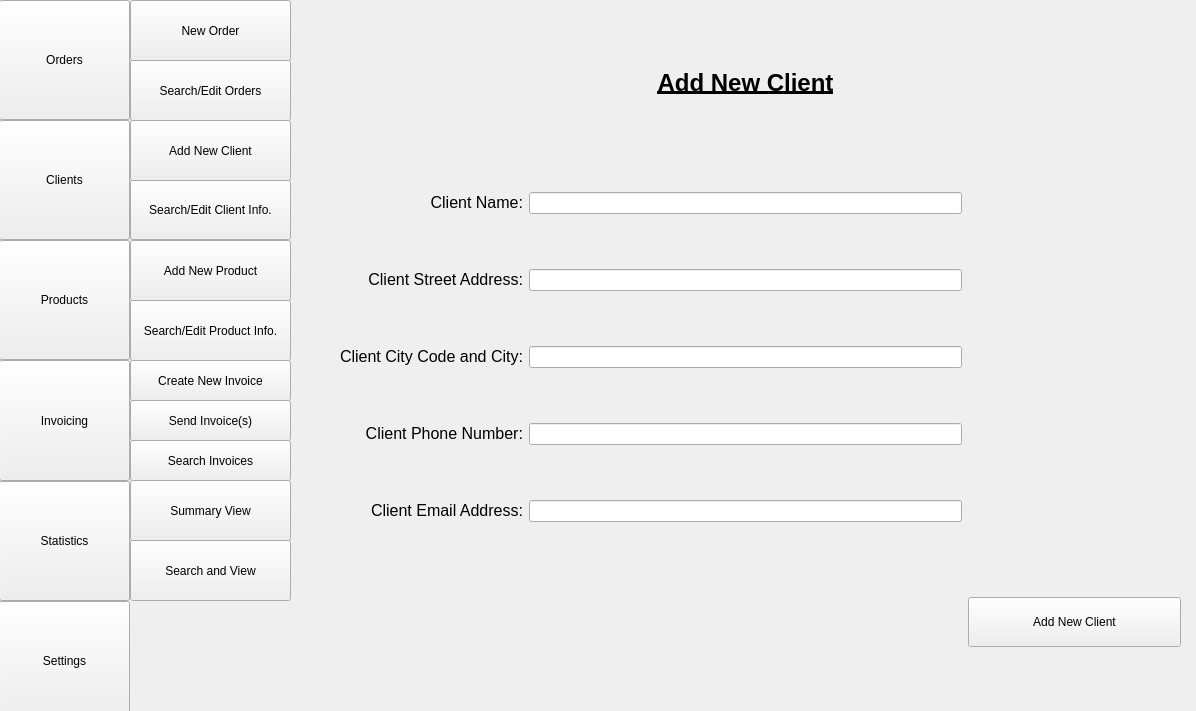
<?xml version="1.0" encoding="UTF-8"?>
<ui version="4.0">
 <class>MainWindow_mainView</class>
 <widget class="QMainWindow" name="MainWindow_mainView">
  <property name="geometry">
   <rect>
    <x>0</x>
    <y>0</y>
    <width>1196</width>
    <height>711</height>
   </rect>
  </property>
  <property name="sizePolicy">
   <sizepolicy hsizetype="Preferred" vsizetype="Expanding">
    <horstretch>0</horstretch>
    <verstretch>0</verstretch>
   </sizepolicy>
  </property>
  <property name="windowTitle">
   <string>MainWindow</string>
  </property>
  <widget class="QWidget" name="centralwidget">
   <widget class="QWidget" name="verticalLayoutWidget">
    <property name="geometry">
     <rect>
      <x>-1</x>
      <y>0</y>
      <width>131</width>
      <height>721</height>
     </rect>
    </property>
    <layout class="QVBoxLayout" name="ui_vLayout_viewMain">
     <property name="spacing">
      <number>0</number>
     </property>
     <property name="sizeConstraint">
      <enum>QLayout::SetMaximumSize</enum>
     </property>
     <item>
      <widget class="QPushButton" name="ux_pButton_orders">
       <property name="sizePolicy">
        <sizepolicy hsizetype="Minimum" vsizetype="Expanding">
         <horstretch>0</horstretch>
         <verstretch>0</verstretch>
        </sizepolicy>
       </property>
       <property name="baseSize">
        <size>
         <width>0</width>
         <height>0</height>
        </size>
       </property>
       <property name="text">
        <string>Orders</string>
       </property>
      </widget>
     </item>
     <item>
      <widget class="QPushButton" name="ux_pButton_clients">
       <property name="sizePolicy">
        <sizepolicy hsizetype="Minimum" vsizetype="Expanding">
         <horstretch>0</horstretch>
         <verstretch>0</verstretch>
        </sizepolicy>
       </property>
       <property name="text">
        <string>Clients</string>
       </property>
      </widget>
     </item>
     <item>
      <widget class="QPushButton" name="ux_pButton_products">
       <property name="sizePolicy">
        <sizepolicy hsizetype="Minimum" vsizetype="Expanding">
         <horstretch>0</horstretch>
         <verstretch>0</verstretch>
        </sizepolicy>
       </property>
       <property name="text">
        <string>Products</string>
       </property>
      </widget>
     </item>
     <item>
      <widget class="QPushButton" name="ux_pButton_invoicing">
       <property name="sizePolicy">
        <sizepolicy hsizetype="Minimum" vsizetype="Expanding">
         <horstretch>0</horstretch>
         <verstretch>0</verstretch>
        </sizepolicy>
       </property>
       <property name="text">
        <string>Invoicing</string>
       </property>
      </widget>
     </item>
     <item>
      <widget class="QPushButton" name="ux_pButton_statistics">
       <property name="sizePolicy">
        <sizepolicy hsizetype="Minimum" vsizetype="Expanding">
         <horstretch>0</horstretch>
         <verstretch>0</verstretch>
        </sizepolicy>
       </property>
       <property name="text">
        <string>Statistics</string>
       </property>
      </widget>
     </item>
     <item>
      <widget class="QPushButton" name="ux_pButton_settings">
       <property name="sizePolicy">
        <sizepolicy hsizetype="Minimum" vsizetype="Expanding">
         <horstretch>0</horstretch>
         <verstretch>0</verstretch>
        </sizepolicy>
       </property>
       <property name="text">
        <string>Settings</string>
       </property>
      </widget>
     </item>
    </layout>
   </widget>
   <widget class="QPushButton" name="ux_pButton_searchEditOrders">
    <property name="geometry">
     <rect>
      <x>130</x>
      <y>60</y>
      <width>161</width>
      <height>61</height>
     </rect>
    </property>
    <property name="sizePolicy">
     <sizepolicy hsizetype="Minimum" vsizetype="Expanding">
      <horstretch>0</horstretch>
      <verstretch>0</verstretch>
     </sizepolicy>
    </property>
    <property name="text">
     <string>Search/Edit Orders</string>
    </property>
   </widget>
   <widget class="QPushButton" name="ux_pButton_newOrder">
    <property name="geometry">
     <rect>
      <x>130</x>
      <y>0</y>
      <width>161</width>
      <height>61</height>
     </rect>
    </property>
    <property name="sizePolicy">
     <sizepolicy hsizetype="Minimum" vsizetype="Expanding">
      <horstretch>0</horstretch>
      <verstretch>0</verstretch>
     </sizepolicy>
    </property>
    <property name="text">
     <string>New Order</string>
    </property>
   </widget>
   <widget class="QWidget" name="gridLayoutWidget">
    <property name="geometry">
     <rect>
      <x>310</x>
      <y>20</y>
      <width>871</width>
      <height>681</height>
     </rect>
    </property>
    <layout class="QGridLayout" name="ui_layout_dynamicMainView">
     <item row="0" column="0">
      <layout class="QGridLayout" name="ui_layout_newOrder" rowstretch="0,0,0,0,0,0,0,0,0,0,0,0,0,0">
       <property name="sizeConstraint">
        <enum>QLayout::SetFixedSize</enum>
       </property>
       <property name="spacing">
        <number>6</number>
       </property>
       <item row="2" column="1" colspan="2">
        <widget class="QLineEdit" name="ux_lineEdit_newClientName">
         <property name="sizePolicy">
          <sizepolicy hsizetype="Preferred" vsizetype="Fixed">
           <horstretch>0</horstretch>
           <verstretch>0</verstretch>
          </sizepolicy>
         </property>
         <property name="minimumSize">
          <size>
           <width>200</width>
           <height>0</height>
          </size>
         </property>
        </widget>
       </item>
       <item row="6" column="0">
        <widget class="QLabel" name="ux_label_newClientAddress_line2">
         <property name="sizePolicy">
          <sizepolicy hsizetype="Preferred" vsizetype="Fixed">
           <horstretch>0</horstretch>
           <verstretch>0</verstretch>
          </sizepolicy>
         </property>
         <property name="font">
          <font>
           <pointsize>12</pointsize>
          </font>
         </property>
         <property name="text">
          <string>Client City Code and City:</string>
         </property>
         <property name="alignment">
          <set>Qt::AlignRight|Qt::AlignTrailing|Qt::AlignVCenter</set>
         </property>
        </widget>
       </item>
       <item row="5" column="1" colspan="2">
        <widget class="QLineEdit" name="ux_lineEdit_addressLine1">
         <property name="sizePolicy">
          <sizepolicy hsizetype="Preferred" vsizetype="Fixed">
           <horstretch>0</horstretch>
           <verstretch>0</verstretch>
          </sizepolicy>
         </property>
         <property name="minimumSize">
          <size>
           <width>200</width>
           <height>0</height>
          </size>
         </property>
        </widget>
       </item>
       <item row="13" column="3">
        <widget class="QPushButton" name="ux_pButton_addClient">
         <property name="minimumSize">
          <size>
           <width>0</width>
           <height>50</height>
          </size>
         </property>
         <property name="text">
          <string>Add New Client</string>
         </property>
        </widget>
       </item>
       <item row="6" column="1" colspan="2">
        <widget class="QLineEdit" name="ux_lineEdit_addressLine2">
         <property name="sizePolicy">
          <sizepolicy hsizetype="Preferred" vsizetype="Fixed">
           <horstretch>0</horstretch>
           <verstretch>0</verstretch>
          </sizepolicy>
         </property>
         <property name="minimumSize">
          <size>
           <width>200</width>
           <height>0</height>
          </size>
         </property>
        </widget>
       </item>
       <item row="7" column="0">
        <widget class="QLabel" name="ux_label_newClientPhone">
         <property name="sizePolicy">
          <sizepolicy hsizetype="Preferred" vsizetype="Fixed">
           <horstretch>0</horstretch>
           <verstretch>0</verstretch>
          </sizepolicy>
         </property>
         <property name="font">
          <font>
           <pointsize>12</pointsize>
          </font>
         </property>
         <property name="text">
          <string>Client Phone Number:</string>
         </property>
         <property name="alignment">
          <set>Qt::AlignRight|Qt::AlignTrailing|Qt::AlignVCenter</set>
         </property>
        </widget>
       </item>
       <item row="1" column="1" colspan="2">
        <spacer name="ui_verticalSpacer">
         <property name="orientation">
          <enum>Qt::Vertical</enum>
         </property>
         <property name="sizeType">
          <enum>QSizePolicy::Fixed</enum>
         </property>
         <property name="sizeHint" stdset="0">
          <size>
           <width>20</width>
           <height>40</height>
          </size>
         </property>
        </spacer>
       </item>
       <item row="2" column="0">
        <widget class="QLabel" name="ux_label_newClientName">
         <property name="sizePolicy">
          <sizepolicy hsizetype="Preferred" vsizetype="Fixed">
           <horstretch>0</horstretch>
           <verstretch>0</verstretch>
          </sizepolicy>
         </property>
         <property name="font">
          <font>
           <pointsize>12</pointsize>
          </font>
         </property>
         <property name="text">
          <string>Client Name:</string>
         </property>
         <property name="alignment">
          <set>Qt::AlignRight|Qt::AlignTrailing|Qt::AlignVCenter</set>
         </property>
        </widget>
       </item>
       <item row="5" column="0">
        <widget class="QLabel" name="ux_label_newClientAddress_line1">
         <property name="sizePolicy">
          <sizepolicy hsizetype="Preferred" vsizetype="Fixed">
           <horstretch>0</horstretch>
           <verstretch>0</verstretch>
          </sizepolicy>
         </property>
         <property name="font">
          <font>
           <pointsize>12</pointsize>
          </font>
         </property>
         <property name="text">
          <string>Client Street Address:</string>
         </property>
         <property name="alignment">
          <set>Qt::AlignRight|Qt::AlignTrailing|Qt::AlignVCenter</set>
         </property>
        </widget>
       </item>
       <item row="7" column="1" colspan="2">
        <widget class="QLineEdit" name="ux_lineEdit_newClientPhone">
         <property name="sizePolicy">
          <sizepolicy hsizetype="Preferred" vsizetype="Fixed">
           <horstretch>0</horstretch>
           <verstretch>0</verstretch>
          </sizepolicy>
         </property>
         <property name="minimumSize">
          <size>
           <width>200</width>
           <height>0</height>
          </size>
         </property>
        </widget>
       </item>
       <item row="0" column="0" colspan="4">
        <widget class="QLabel" name="ui_label_addNewClientHeader">
         <property name="sizePolicy">
          <sizepolicy hsizetype="Preferred" vsizetype="Fixed">
           <horstretch>0</horstretch>
           <verstretch>0</verstretch>
          </sizepolicy>
         </property>
         <property name="font">
          <font>
           <pointsize>18</pointsize>
           <weight>75</weight>
           <bold>true</bold>
           <underline>true</underline>
          </font>
         </property>
         <property name="text">
          <string>Add New Client</string>
         </property>
         <property name="alignment">
          <set>Qt::AlignCenter</set>
         </property>
        </widget>
       </item>
       <item row="12" column="1">
        <spacer name="ui_horizontalSpacer">
         <property name="orientation">
          <enum>Qt::Horizontal</enum>
         </property>
         <property name="sizeType">
          <enum>QSizePolicy::Fixed</enum>
         </property>
         <property name="sizeHint" stdset="0">
          <size>
           <width>40</width>
           <height>20</height>
          </size>
         </property>
        </spacer>
       </item>
       <item row="8" column="0">
        <widget class="QLabel" name="ux_label_newClientEmail">
         <property name="sizePolicy">
          <sizepolicy hsizetype="Preferred" vsizetype="Fixed">
           <horstretch>0</horstretch>
           <verstretch>0</verstretch>
          </sizepolicy>
         </property>
         <property name="font">
          <font>
           <pointsize>12</pointsize>
          </font>
         </property>
         <property name="text">
          <string>Client Email Address:</string>
         </property>
         <property name="alignment">
          <set>Qt::AlignRight|Qt::AlignTrailing|Qt::AlignVCenter</set>
         </property>
        </widget>
       </item>
       <item row="8" column="1" colspan="2">
        <widget class="QLineEdit" name="ux_lineEdit_newClientEmail">
         <property name="sizePolicy">
          <sizepolicy hsizetype="Preferred" vsizetype="Fixed">
           <horstretch>0</horstretch>
           <verstretch>0</verstretch>
          </sizepolicy>
         </property>
         <property name="minimumSize">
          <size>
           <width>200</width>
           <height>0</height>
          </size>
         </property>
        </widget>
       </item>
      </layout>
     </item>
    </layout>
   </widget>
   <widget class="QPushButton" name="ux_pButton_newClient">
    <property name="geometry">
     <rect>
      <x>130</x>
      <y>120</y>
      <width>161</width>
      <height>61</height>
     </rect>
    </property>
    <property name="text">
     <string>Add New Client</string>
    </property>
   </widget>
   <widget class="QPushButton" name="ux_pButton_editClient">
    <property name="geometry">
     <rect>
      <x>130</x>
      <y>180</y>
      <width>161</width>
      <height>60</height>
     </rect>
    </property>
    <property name="text">
     <string>Search/Edit Client Info.</string>
    </property>
   </widget>
   <widget class="QPushButton" name="ux_pButton_addProduct">
    <property name="geometry">
     <rect>
      <x>130</x>
      <y>240</y>
      <width>161</width>
      <height>61</height>
     </rect>
    </property>
    <property name="text">
     <string>Add New Product</string>
    </property>
   </widget>
   <widget class="QPushButton" name="ux_pButton_editProduct">
    <property name="geometry">
     <rect>
      <x>130</x>
      <y>300</y>
      <width>161</width>
      <height>61</height>
     </rect>
    </property>
    <property name="text">
     <string>Search/Edit Product Info.</string>
    </property>
   </widget>
   <widget class="QPushButton" name="ux_pButton_newInvoice">
    <property name="geometry">
     <rect>
      <x>130</x>
      <y>360</y>
      <width>161</width>
      <height>41</height>
     </rect>
    </property>
    <property name="text">
     <string>Create New Invoice</string>
    </property>
   </widget>
   <widget class="QPushButton" name="ux_pButton_sendInvoice">
    <property name="geometry">
     <rect>
      <x>130</x>
      <y>400</y>
      <width>161</width>
      <height>41</height>
     </rect>
    </property>
    <property name="text">
     <string>Send Invoice(s)</string>
    </property>
   </widget>
   <widget class="QPushButton" name="ux_pButton_searchInvoice">
    <property name="geometry">
     <rect>
      <x>130</x>
      <y>440</y>
      <width>161</width>
      <height>41</height>
     </rect>
    </property>
    <property name="text">
     <string>Search Invoices</string>
    </property>
   </widget>
   <widget class="QPushButton" name="ux_pButton_summaryView">
    <property name="geometry">
     <rect>
      <x>130</x>
      <y>480</y>
      <width>161</width>
      <height>61</height>
     </rect>
    </property>
    <property name="text">
     <string>Summary View</string>
    </property>
   </widget>
   <widget class="QPushButton" name="ux_pButton_searchView">
    <property name="geometry">
     <rect>
      <x>130</x>
      <y>540</y>
      <width>161</width>
      <height>61</height>
     </rect>
    </property>
    <property name="text">
     <string>Search and View</string>
    </property>
   </widget>
  </widget>
 </widget>
 <resources/>
 <connections/>
</ui>
